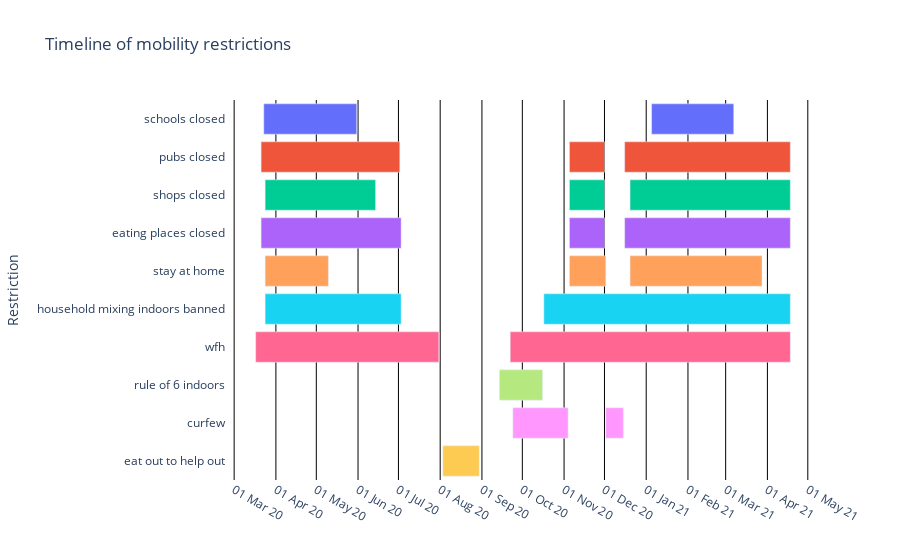

Notebook cell for this chart:
### Code cell
import plotly.express as px
import pandas as pd


df = pd.DataFrame([
    dict(Task='schools_closed_0', Start='2020-03-23', Finish='2020-05-31', Resource='schools closed'),
    dict(Task='pubs_closed_0',  Start='2020-03-21',Finish='2020-07-02', Resource='pubs closed'),
    dict(Task='shops_closed_0',  Start='2020-03-24',Finish='2020-06-14', Resource='shops closed'),
    dict(Task='eating_places_closed_0',  Start='2020-03-21',Finish='2020-07-03', Resource='eating places closed'),
    dict(Task='schools_closed_1',  Start='2021-01-05',Finish='2021-03-07', Resource='schools closed'),
    dict(Task='pubs_closed_1',  Start='2020-11-05',Finish='2020-12-01', Resource='pubs closed'),
    dict(Task='shops_closed_1',  Start='2020-11-05',Finish='2020-12-01', Resource='shops closed'),
    dict(Task='eating_places_closed_1',  Start='2020-11-05',Finish='2020-12-01', Resource='eating places closed'),
    dict(Task='pubs_closed_2',  Start='2020-12-16',Finish='2021-04-18', Resource='pubs closed'),
    dict(Task='shops_closed_2',  Start='2020-12-20',Finish='2021-04-18', Resource='shops closed'),
    dict(Task='eating_places_closed_2',  Start='2020-12-16', Finish='2021-04-18', Resource='eating places closed'),
    dict(Task='stay_at_home_0',  Start='2020-03-24', Finish='2020-05-10', Resource='stay at home'),
    dict(Task='stay_at_home_1',  Start='2020-11-05',Finish='2020-12-02', Resource='stay at home'),
    dict(Task='stay_at_home_2',  Start='2020-12-20', Finish='2021-03-28', Resource='stay at home'),
    dict(Task='household_mixing_indoors_banned_0',  Start='2020-03-24', Finish='2020-07-03', Resource='household mixing indoors banned'),
    dict(Task='household_mixing_indoors_banned_1',  Start='2020-10-17', Finish='2021-04-18', Resource='household mixing indoors banned'),
    dict(Task='wfh_0',  Start='2020-03-17', Finish='2020-07-31', Resource='wfh'),
    dict(Task='wfh_1',  Start='2020-09-22', Finish='2021-04-18', Resource='wfh'),
    dict(Task='rule_of_6_indoors_0',  Start='2020-09-14', Finish='2020-10-16', Resource='rule of 6 indoors'),
    dict(Task='curfew_0',  Start='2020-09-24', Finish='2020-11-04', Resource='curfew'),
    dict(Task='curfew_1',  Start='2020-12-02', Finish='2020-12-15', Resource='curfew'),
    dict(Task='eat_out_to_help_out_0',  Start='2020-08-03',Finish='2020-08-30', Resource='eat out to help out'),
])




fig = px.timeline(df, x_start="Start", x_end="Finish",
                  y="Resource", color="Resource", labels={
                     "Start": "Start",
                     "Finish": "Finish",
                     "Resource": "Restriction"
                 },
                title="Timeline of mobility restrictions")
fig.update_xaxes(
    tickmode = 'auto',
    nticks =  20,
    tickformat="%d %b %y", gridcolor='black')



fig.update_layout({
'plot_bgcolor': 'rgba(0, 0, 0, 0)',
'paper_bgcolor': 'rgba(0, 0, 0, 0)',
})

fig.update_layout(showlegend=False)


fig.show()
fig.write_html("timeline_restrictions.html")

### Figure 1 — Plotly figure (JSON) as saved in the notebook; plotly's stock layout.template omitted (floating-point values rounded to 4 significant figures)
{"data": [{"alignmentgroup": "True", "base": ["2020-03-23", "2021-01-05"], "hovertemplate": "Restriction=%{y}<br>Start=%{base}<br>Finish=%{x}<extra></extra>", "legendgroup": "schools closed", "marker": {"color": "#636efa"}, "name": "schools closed", "offsetgroup": "schools closed", "orientation": "h", "showlegend": true, "textposition": "auto", "type": "bar", "x": [5961600000, 5270400000], "xaxis": "x", "y": ["schools closed", "schools closed"], "yaxis": "y"}, {"alignmentgroup": "True", "base": ["2020-03-21", "2020-11-05", "2020-12-16"], "hovertemplate": "Restriction=%{y}<br>Start=%{base}<br>Finish=%{x}<extra></extra>", "legendgroup": "pubs closed", "marker": {"color": "#EF553B"}, "name": "pubs closed", "offsetgroup": "pubs closed", "orientation": "h", "showlegend": true, "textposition": "auto", "type": "bar", "x": [8899200000, 2246400000, 10627200000], "xaxis": "x", "y": ["pubs closed", "pubs closed", "pubs closed"], "yaxis": "y"}, {"alignmentgroup": "True", "base": ["2020-03-24", "2020-11-05", "2020-12-20"], "hovertemplate": "Restriction=%{y}<br>Start=%{base}<br>Finish=%{x}<extra></extra>", "legendgroup": "shops closed", "marker": {"color": "#00cc96"}, "name": "shops closed", "offsetgroup": "shops closed", "orientation": "h", "showlegend": true, "textposition": "auto", "type": "bar", "x": [7084800000, 2246400000, 10281600000], "xaxis": "x", "y": ["shops closed", "shops closed", "shops closed"], "yaxis": "y"}, {"alignmentgroup": "True", "base": ["2020-03-21", "2020-11-05", "2020-12-16"], "hovertemplate": "Restriction=%{y}<br>Start=%{base}<br>Finish=%{x}<extra></extra>", "legendgroup": "eating places closed", "marker": {"color": "#ab63fa"}, "name": "eating places closed", "offsetgroup": "eating places closed", "orientation": "h", "showlegend": true, "textposition": "auto", "type": "bar", "x": [8985600000, 2246400000, 10627200000], "xaxis": "x", "y": ["eating places closed", "eating places closed", "eating places closed"], "yaxis": "y"}, {"alignmentgroup": "True", "base": ["2020-03-24", "2020-11-05", "2020-12-20"], "hovertemplate": "Restriction=%{y}<br>Start=%{base}<br>Finish=%{x}<extra></extra>", "legendgroup": "stay at home", "marker": {"color": "#FFA15A"}, "name": "stay at home", "offsetgroup": "stay at home", "orientation": "h", "showlegend": true, "textposition": "auto", "type": "bar", "x": [4060800000, 2332800000, 8467200000], "xaxis": "x", "y": ["stay at home", "stay at home", "stay at home"], "yaxis": "y"}, {"alignmentgroup": "True", "base": ["2020-03-24", "2020-10-17"], "hovertemplate": "Restriction=%{y}<br>Start=%{base}<br>Finish=%{x}<extra></extra>", "legendgroup": "household mixing indoors banned", "marker": {"color": "#19d3f3"}, "name": "household mixing indoors banned", "offsetgroup": "household mixing indoors banned", "orientation": "h", "showlegend": true, "textposition": "auto", "type": "bar", "x": [8726400000, 15811200000], "xaxis": "x", "y": ["household mixing indoors banned", "household mixing indoors banned"], "yaxis": "y"}, {"alignmentgroup": "True", "base": ["2020-03-17", "2020-09-22"], "hovertemplate": "Restriction=%{y}<br>Start=%{base}<br>Finish=%{x}<extra></extra>", "legendgroup": "wfh", "marker": {"color": "#FF6692"}, "name": "wfh", "offsetgroup": "wfh", "orientation": "h", "showlegend": true, "textposition": "auto", "type": "bar", "x": [11750400000, 17971200000], "xaxis": "x", "y": ["wfh", "wfh"], "yaxis": "y"}, {"alignmentgroup": "True", "base": ["2020-09-14"], "hovertemplate": "Restriction=%{y}<br>Start=%{base}<br>Finish=%{x}<extra></extra>", "legendgroup": "rule of 6 indoors", "marker": {"color": "#B6E880"}, "name": "rule of 6 indoors", "offsetgroup": "rule of 6 indoors", "orientation": "h", "showlegend": true, "textposition": "auto", "type": "bar", "x": [2764800000], "xaxis": "x", "y": ["rule of 6 indoors"], "yaxis": "y"}, {"alignmentgroup": "True", "base": ["2020-09-24", "2020-12-02"], "hovertemplate": "Restriction=%{y}<br>Start=%{base}<br>Finish=%{x}<extra></extra>", "legendgroup": "curfew", "marker": {"color": "#FF97FF"}, "name": "curfew", "offsetgroup": "curfew", "orientation": "h", "showlegend": true, "textposition": "auto", "type": "bar", "x": [3542400000, 1123200000], "xaxis": "x", "y": ["curfew", "curfew"], "yaxis": "y"}, {"alignmentgroup": "True", "base": ["2020-08-03"], "hovertemplate": "Restriction=%{y}<br>Start=%{base}<br>Finish=%{x}<extra></extra>", "legendgroup": "eat out to help out", "marker": {"color": "#FECB52"}, "name": "eat out to help out", "offsetgroup": "eat out to help out", "orientation": "h", "showlegend": true, "textposition": "auto", "type": "bar", "x": [2332800000], "xaxis": "x", "y": ["eat out to help out"], "yaxis": "y"}], "layout": {"barmode": "overlay", "legend": {"title": {"text": "Restriction"}, "tracegroupgap": 0}, "paper_bgcolor": "rgba(0, 0, 0, 0)", "plot_bgcolor": "rgba(0, 0, 0, 0)", "showlegend": false, "title": {"text": "Timeline of mobility restrictions"}, "xaxis": {"anchor": "y", "domain": [0, 1], "gridcolor": "black", "nticks": 20, "tickformat": "%d %b %y", "tickmode": "auto", "type": "date"}, "yaxis": {"anchor": "x", "categoryarray": ["eat out to help out", "curfew", "rule of 6 indoors", "wfh", "household mixing indoors banned", "stay at home", "eating places closed", "shops closed", "pubs closed", "schools closed"], "categoryorder": "array", "domain": [0, 1], "title": {"text": "Restriction"}}}}
